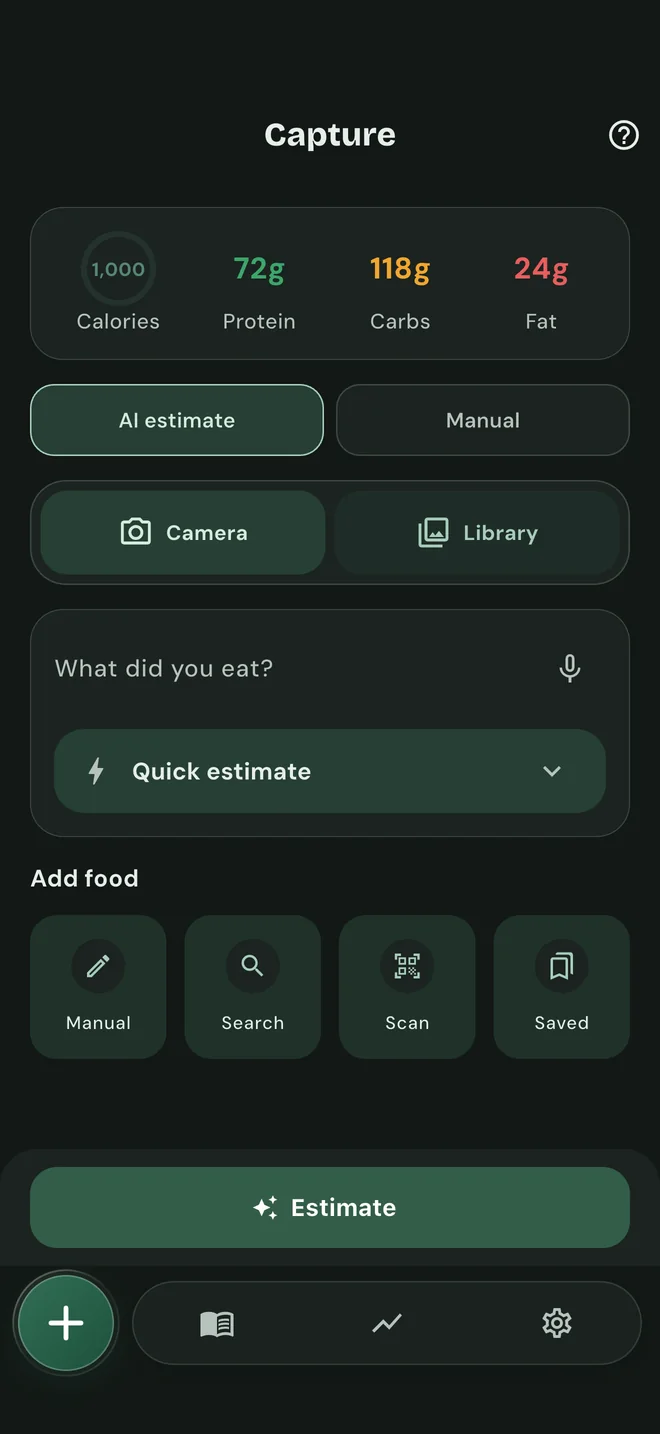
#> input picture dist/assets/haste/screen-capture.webp, 660 x 1434 px, given in place of aaron-supplied-icon (512x512).png, which was not available
$ python prepare-haste-assets.py
#> lines starting #> are read from the running program, lines starting #| are printed output that depends on the picture
"""Copy Haste's current brand assets into the website.

Usage (needs Pillow):
    python scripts/prepare-haste-assets.py ../Haste

Sources, all from the Haste repository:
  assets/brand/aaron-supplied-icon (512x512).png   -> app icon
  docs/screens/ios-*.png                             -> real app screens (synthetic demo data)
"""
import sys
from pathlib import Path

from PIL import Image

haste = Path(sys.argv[1] if len(sys.argv) > 1 else '../Haste').resolve()
site = Path(__file__).resolve().parent.parent
out = site / 'dist' / 'assets' / 'haste'
out.mkdir(parents=True, exist_ok=True)

icon = Image.open(haste / 'assets' / 'brand' / 'aaron-supplied-icon (512x512).png').convert('RGB')
#> icon is the input picture: PIL image 660x1434 RGB; mean R, G, B 29.5, 40.5, 35.8
icon.resize((256, 256), Image.LANCZOS).save(out / 'icon.webp', quality=90, method=6)
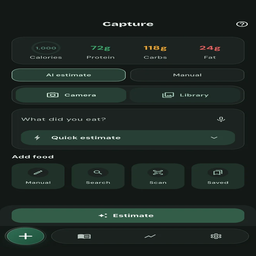
#> saved as icon.webp: PIL image 256x256 RGB; mean R, G, B 29.5, 40.5, 35.8
icon.resize((512, 512), Image.LANCZOS).save(out / 'icon-512.jpg', quality=90, optimize=True)
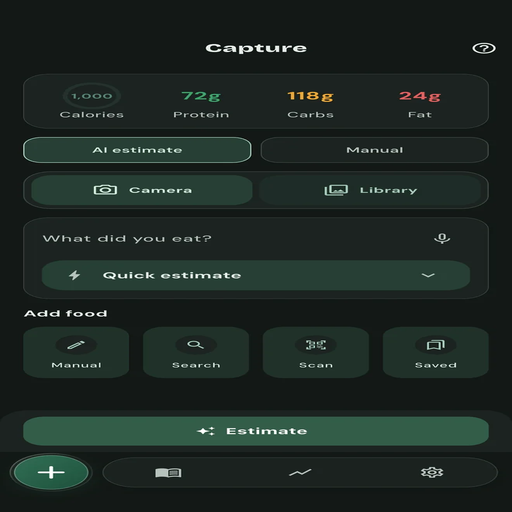
#> saved as icon-512.jpg: PIL image 512x512 RGB; mean R, G, B 29.5, 40.5, 35.8

screens = {'capture': 'ios-1-capture.png', 'journal': 'ios-2-journal.png', 'progress': 'ios-3-progress.png'}
for name, file in screens.items():
    image = Image.open(haste / 'docs' / 'screens' / file).convert('RGB')
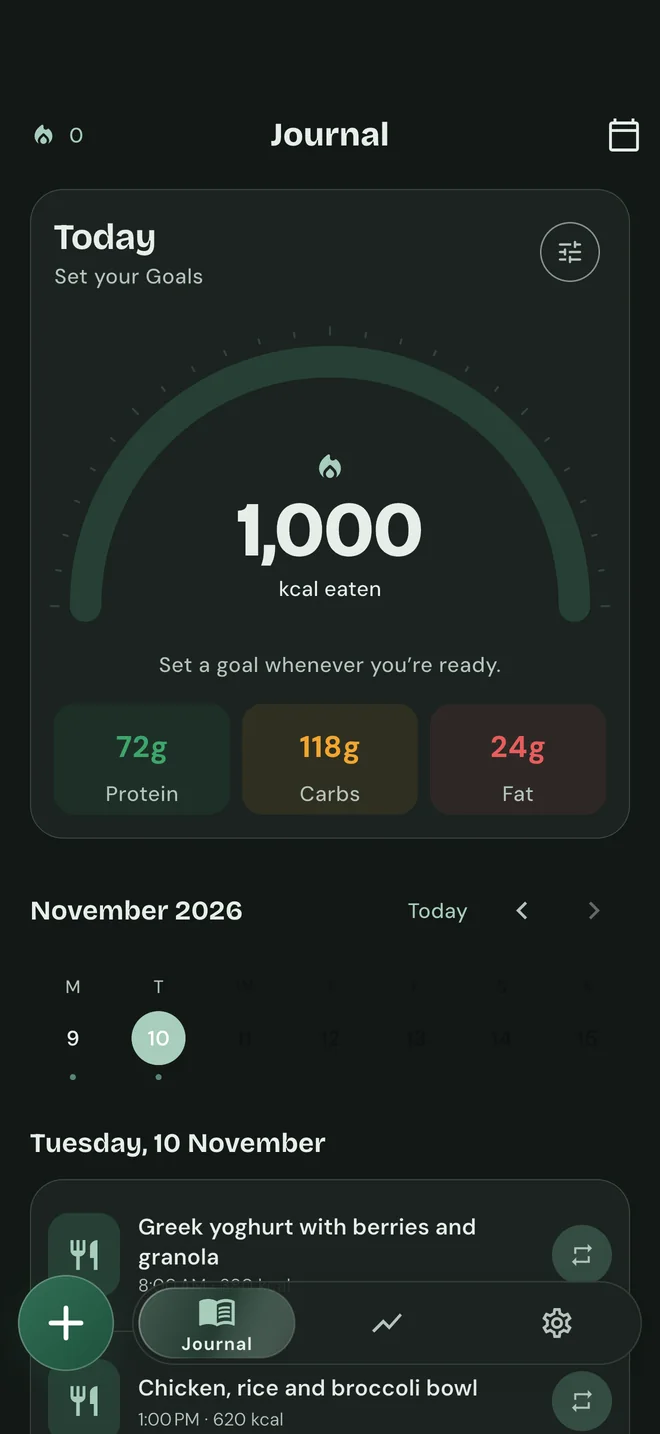
#> input picture dist/assets/haste/screen-journal.webp, 660 x 1434 px, given in place of ios-1-capture.png, which was not available
#> image is the input picture: PIL image 660x1434 RGB; mean R, G, B 31.2, 38.7, 35.4
#> (the run stopped early here; a loop or call above may not have finished)
